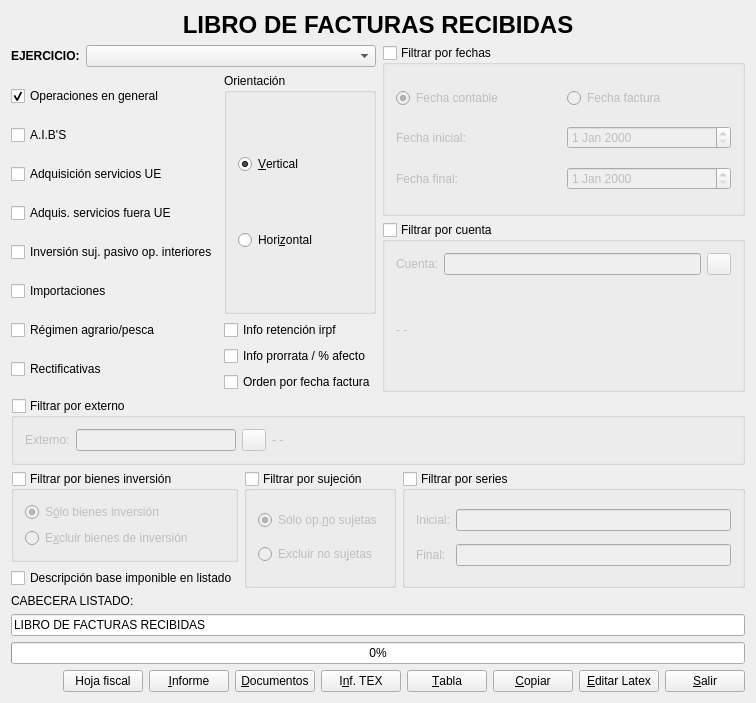
<?xml version="1.0" encoding="UTF-8"?>
<ui version="4.0">
 <author>José Manuel Díez Botella</author>
 <class>libro_recibidas</class>
 <widget class="QDialog" name="libro_recibidas">
  <property name="geometry">
   <rect>
    <x>0</x>
    <y>0</y>
    <width>756</width>
    <height>703</height>
   </rect>
  </property>
  <property name="windowTitle">
   <string>Libro de Facturas Recibidas</string>
  </property>
  <layout class="QVBoxLayout" name="verticalLayout_9">
   <item>
    <widget class="QLabel" name="label">
     <property name="font">
      <font>
       <pointsize>18</pointsize>
       <bold>true</bold>
      </font>
     </property>
     <property name="text">
      <string>LIBRO DE FACTURAS RECIBIDAS</string>
     </property>
     <property name="alignment">
      <set>Qt::AlignmentFlag::AlignCenter</set>
     </property>
    </widget>
   </item>
   <item>
    <layout class="QHBoxLayout" name="horizontalLayout_5">
     <item>
      <layout class="QVBoxLayout" name="verticalLayout_2">
       <item>
        <layout class="QHBoxLayout">
         <property name="spacing">
          <number>6</number>
         </property>
         <property name="leftMargin">
          <number>0</number>
         </property>
         <property name="topMargin">
          <number>0</number>
         </property>
         <property name="rightMargin">
          <number>0</number>
         </property>
         <property name="bottomMargin">
          <number>0</number>
         </property>
         <item>
          <widget class="QLabel" name="textLabel1">
           <property name="sizePolicy">
            <sizepolicy hsizetype="Fixed" vsizetype="Preferred">
             <horstretch>0</horstretch>
             <verstretch>0</verstretch>
            </sizepolicy>
           </property>
           <property name="text">
            <string>&lt;b&gt;EJERCICIO:&lt;/b&gt;</string>
           </property>
           <property name="wordWrap">
            <bool>false</bool>
           </property>
          </widget>
         </item>
         <item>
          <widget class="QComboBox" name="ejerciciocomboBox"/>
         </item>
        </layout>
       </item>
       <item>
        <layout class="QHBoxLayout" name="horizontalLayout">
         <item>
          <layout class="QVBoxLayout" name="verticalLayout">
           <item>
            <widget class="QCheckBox" name="interiorescheckBox">
             <property name="text">
              <string>Operaciones en general</string>
             </property>
             <property name="checked">
              <bool>true</bool>
             </property>
            </widget>
           </item>
           <item>
            <widget class="QCheckBox" name="aibcheckBox">
             <property name="text">
              <string>A.I.B'S</string>
             </property>
            </widget>
           </item>
           <item>
            <widget class="QCheckBox" name="autofacturascheckBox">
             <property name="text">
              <string>Adquisición servicios UE</string>
             </property>
            </widget>
           </item>
           <item>
            <widget class="QCheckBox" name="autofacturasnouecheckBox">
             <property name="text">
              <string>Adquis. servicios fuera UE</string>
             </property>
            </widget>
           </item>
           <item>
            <widget class="QCheckBox" name="isp_op_interiorescheckBox">
             <property name="text">
              <string>Inversión suj. pasivo op. interiores</string>
             </property>
            </widget>
           </item>
           <item>
            <widget class="QCheckBox" name="importacionescheckBox">
             <property name="text">
              <string>Importaciones</string>
             </property>
            </widget>
           </item>
           <item>
            <widget class="QCheckBox" name="agrariocheckBox">
             <property name="text">
              <string>Régimen agrario/pesca</string>
             </property>
            </widget>
           </item>
           <item>
            <widget class="QCheckBox" name="rectificativascheckBox">
             <property name="text">
              <string>Rectificativas</string>
             </property>
            </widget>
           </item>
          </layout>
         </item>
         <item>
          <layout class="QVBoxLayout">
           <item>
            <widget class="QGroupBox" name="groupBox">
             <property name="sizePolicy">
              <sizepolicy hsizetype="Preferred" vsizetype="Expanding">
               <horstretch>0</horstretch>
               <verstretch>0</verstretch>
              </sizepolicy>
             </property>
             <property name="title">
              <string>Orientación</string>
             </property>
             <layout class="QVBoxLayout">
              <item>
               <widget class="QRadioButton" name="verticalradioButton">
                <property name="text">
                 <string>&amp;Vertical</string>
                </property>
                <property name="checked">
                 <bool>true</bool>
                </property>
               </widget>
              </item>
              <item>
               <widget class="QRadioButton" name="horizontalradioButton">
                <property name="text">
                 <string>Hori&amp;zontal</string>
                </property>
               </widget>
              </item>
             </layout>
            </widget>
           </item>
           <item>
            <widget class="QCheckBox" name="info_ret_checkBox">
             <property name="text">
              <string>Info retención irpf</string>
             </property>
            </widget>
           </item>
           <item>
            <widget class="QCheckBox" name="prorratacheckBox">
             <property name="text">
              <string>Info prorrata / % afecto</string>
             </property>
            </widget>
           </item>
           <item>
            <widget class="QCheckBox" name="orden_fecha_faccheckBox">
             <property name="text">
              <string>Orden por fecha factura</string>
             </property>
            </widget>
           </item>
          </layout>
         </item>
        </layout>
       </item>
      </layout>
     </item>
     <item>
      <layout class="QVBoxLayout" name="verticalLayout_6">
       <item>
        <widget class="QGroupBox" name="fechasgroupBox">
         <property name="title">
          <string>Filtrar por fechas</string>
         </property>
         <property name="checkable">
          <bool>true</bool>
         </property>
         <property name="checked">
          <bool>false</bool>
         </property>
         <layout class="QVBoxLayout" name="verticalLayout_4">
          <item>
           <layout class="QHBoxLayout" name="horizontalLayout_4">
            <item>
             <widget class="QRadioButton" name="fcontableradioButton">
              <property name="text">
               <string>Fecha contable</string>
              </property>
              <property name="checked">
               <bool>true</bool>
              </property>
             </widget>
            </item>
            <item>
             <widget class="QRadioButton" name="ffacturaradioButton">
              <property name="text">
               <string>Fecha factura</string>
              </property>
             </widget>
            </item>
           </layout>
          </item>
          <item>
           <layout class="QHBoxLayout" name="horizontalLayout_2">
            <item>
             <widget class="QLabel" name="label_3">
              <property name="text">
               <string>Fecha inicial:</string>
              </property>
             </widget>
            </item>
            <item>
             <widget class="QDateEdit" name="inicialdateEdit"/>
            </item>
           </layout>
          </item>
          <item>
           <layout class="QHBoxLayout" name="horizontalLayout_3">
            <item>
             <widget class="QLabel" name="label_4">
              <property name="text">
               <string>Fecha final:</string>
              </property>
             </widget>
            </item>
            <item>
             <widget class="QDateEdit" name="finaldateEdit"/>
            </item>
           </layout>
          </item>
         </layout>
        </widget>
       </item>
       <item>
        <widget class="QGroupBox" name="cuentagroupBox">
         <property name="title">
          <string>Filtrar por cuenta</string>
         </property>
         <property name="checkable">
          <bool>true</bool>
         </property>
         <property name="checked">
          <bool>false</bool>
         </property>
         <layout class="QVBoxLayout" name="verticalLayout_8">
          <item>
           <layout class="QHBoxLayout" name="horizontalLayout_7">
            <item>
             <widget class="QLabel" name="label_7">
              <property name="text">
               <string>Cuenta:</string>
              </property>
             </widget>
            </item>
            <item>
             <widget class="QLineEdit" name="cuentalineEdit"/>
            </item>
            <item>
             <widget class="QPushButton" name="codigopushButton">
              <property name="maximumSize">
               <size>
                <width>24</width>
                <height>22</height>
               </size>
              </property>
              <property name="text">
               <string/>
              </property>
              <property name="icon">
               <iconset resource="keme.qrc">
                <normaloff>:/iconos/graf/viewer.xpm</normaloff>:/iconos/graf/viewer.xpm</iconset>
              </property>
             </widget>
            </item>
           </layout>
          </item>
          <item>
           <widget class="QLabel" name="descripcuentalabel">
            <property name="text">
             <string>- -</string>
            </property>
           </widget>
          </item>
         </layout>
        </widget>
       </item>
      </layout>
     </item>
    </layout>
   </item>
   <item>
    <widget class="QGroupBox" name="externo_groupBox">
     <property name="title">
      <string>Filtrar por externo</string>
     </property>
     <property name="checkable">
      <bool>true</bool>
     </property>
     <property name="checked">
      <bool>false</bool>
     </property>
     <layout class="QHBoxLayout" name="horizontalLayout_8">
      <item>
       <widget class="QLabel" name="label_8">
        <property name="text">
         <string>Externo:</string>
        </property>
       </widget>
      </item>
      <item>
       <widget class="QLineEdit" name="externo_lineEdit">
        <property name="maximumSize">
         <size>
          <width>160</width>
          <height>16777215</height>
         </size>
        </property>
       </widget>
      </item>
      <item>
       <widget class="QPushButton" name="externo_pushButton">
        <property name="maximumSize">
         <size>
          <width>24</width>
          <height>22</height>
         </size>
        </property>
        <property name="text">
         <string/>
        </property>
        <property name="icon">
         <iconset resource="keme.qrc">
          <normaloff>:/iconos/graf/viewer.xpm</normaloff>:/iconos/graf/viewer.xpm</iconset>
        </property>
       </widget>
      </item>
      <item>
       <widget class="QLabel" name="descrip_externo_label">
        <property name="sizePolicy">
         <sizepolicy hsizetype="Expanding" vsizetype="Preferred">
          <horstretch>0</horstretch>
          <verstretch>0</verstretch>
         </sizepolicy>
        </property>
        <property name="text">
         <string>- -</string>
        </property>
       </widget>
      </item>
     </layout>
    </widget>
   </item>
   <item>
    <layout class="QHBoxLayout" name="horizontalLayout_6">
     <item>
      <layout class="QVBoxLayout" name="verticalLayout_5">
       <item>
        <widget class="QGroupBox" name="binversiongroupBox">
         <property name="enabled">
          <bool>true</bool>
         </property>
         <property name="title">
          <string>Filtrar por bienes inversión</string>
         </property>
         <property name="checkable">
          <bool>true</bool>
         </property>
         <property name="checked">
          <bool>false</bool>
         </property>
         <layout class="QVBoxLayout" name="verticalLayout_3">
          <item>
           <widget class="QRadioButton" name="solobiradioButton">
            <property name="text">
             <string>S&amp;ólo bienes inversión</string>
            </property>
            <property name="checked">
             <bool>true</bool>
            </property>
           </widget>
          </item>
          <item>
           <widget class="QRadioButton" name="sinbiradioButton">
            <property name="text">
             <string>E&amp;xcluir bienes de inversión</string>
            </property>
           </widget>
          </item>
         </layout>
        </widget>
       </item>
       <item>
        <widget class="QCheckBox" name="bicheckBox">
         <property name="text">
          <string>Descripción base imponible en listado</string>
         </property>
        </widget>
       </item>
      </layout>
     </item>
     <item>
      <widget class="QGroupBox" name="sujeciongroupBox">
       <property name="title">
        <string>Filtrar por sujeción</string>
       </property>
       <property name="checkable">
        <bool>true</bool>
       </property>
       <property name="checked">
        <bool>false</bool>
       </property>
       <layout class="QVBoxLayout" name="verticalLayout_7">
        <item>
         <widget class="QRadioButton" name="solonosujetasradioButton">
          <property name="text">
           <string>Sólo op.&amp;no sujetas</string>
          </property>
          <property name="checked">
           <bool>true</bool>
          </property>
         </widget>
        </item>
        <item>
         <widget class="QRadioButton" name="excluirnosujetasradioButton">
          <property name="text">
           <string>Excluir no su&amp;jetas</string>
          </property>
         </widget>
        </item>
       </layout>
      </widget>
     </item>
     <item>
      <widget class="QGroupBox" name="seriesgroupBox">
       <property name="title">
        <string>Filtrar por series</string>
       </property>
       <property name="checkable">
        <bool>true</bool>
       </property>
       <property name="checked">
        <bool>false</bool>
       </property>
       <layout class="QGridLayout" name="gridLayout">
        <item row="0" column="0">
         <widget class="QLabel" name="label_5">
          <property name="text">
           <string>Inicial:</string>
          </property>
         </widget>
        </item>
        <item row="0" column="1">
         <widget class="QLineEdit" name="serieiniciallineEdit"/>
        </item>
        <item row="1" column="0">
         <widget class="QLabel" name="label_6">
          <property name="text">
           <string>Final:</string>
          </property>
         </widget>
        </item>
        <item row="1" column="1">
         <widget class="QLineEdit" name="seriefinallineEdit"/>
        </item>
       </layout>
      </widget>
     </item>
    </layout>
   </item>
   <item>
    <layout class="QVBoxLayout">
     <item>
      <widget class="QLabel" name="label_2">
       <property name="text">
        <string>CABECERA LISTADO:</string>
       </property>
      </widget>
     </item>
     <item>
      <widget class="QLineEdit" name="cabeceralineEdit">
       <property name="text">
        <string>LIBRO DE FACTURAS RECIBIDAS</string>
       </property>
      </widget>
     </item>
    </layout>
   </item>
   <item>
    <widget class="QProgressBar" name="progressBar">
     <property name="value">
      <number>0</number>
     </property>
     <property name="orientation">
      <enum>Qt::Orientation::Horizontal</enum>
     </property>
    </widget>
   </item>
   <item>
    <layout class="QHBoxLayout">
     <item>
      <spacer name="horizontalSpacer">
       <property name="orientation">
        <enum>Qt::Orientation::Horizontal</enum>
       </property>
       <property name="sizeHint" stdset="0">
        <size>
         <width>40</width>
         <height>20</height>
        </size>
       </property>
      </spacer>
     </item>
     <item>
      <widget class="QPushButton" name="hoja_pushButton">
       <property name="text">
        <string>Hoja fiscal</string>
       </property>
       <property name="icon">
        <iconset resource="keme.qrc">
         <normaloff>:/iconos/graf/view_choose.png</normaloff>:/iconos/graf/view_choose.png</iconset>
       </property>
      </widget>
     </item>
     <item>
      <widget class="QPushButton" name="imprimirpushButton">
       <property name="text">
        <string>&amp;Informe</string>
       </property>
       <property name="icon">
        <iconset resource="keme.qrc">
         <normaloff>:/iconos/graf/printer.png</normaloff>:/iconos/graf/printer.png</iconset>
       </property>
       <property name="shortcut">
        <string>Alt+I</string>
       </property>
      </widget>
     </item>
     <item>
      <widget class="QPushButton" name="documentos_pushButton">
       <property name="text">
        <string>&amp;Documentos</string>
       </property>
       <property name="icon">
        <iconset resource="keme.qrc">
         <normaloff>:/iconos/graf/system-file-manager.png</normaloff>:/iconos/graf/system-file-manager.png</iconset>
       </property>
      </widget>
     </item>
     <item>
      <widget class="QPushButton" name="consultarpushButton">
       <property name="text">
        <string>I&amp;nf. TEX</string>
       </property>
       <property name="icon">
        <iconset resource="keme.qrc">
         <normaloff>:/iconos/graf/tex.png</normaloff>:/iconos/graf/tex.png</iconset>
       </property>
       <property name="shortcut">
        <string>Alt+C</string>
       </property>
      </widget>
     </item>
     <item>
      <widget class="QPushButton" name="tablapushButton">
       <property name="text">
        <string>&amp;Tabla</string>
       </property>
       <property name="icon">
        <iconset resource="keme.qrc">
         <normaloff>:/iconos/graf/pad.png</normaloff>:/iconos/graf/pad.png</iconset>
       </property>
      </widget>
     </item>
     <item>
      <widget class="QPushButton" name="copiarpushButton">
       <property name="text">
        <string>&amp;Copiar</string>
       </property>
       <property name="icon">
        <iconset resource="keme.qrc">
         <normaloff>:/iconos/graf/Copy.png</normaloff>:/iconos/graf/Copy.png</iconset>
       </property>
      </widget>
     </item>
     <item>
      <widget class="QPushButton" name="latexpushButton">
       <property name="text">
        <string>&amp;Editar Latex</string>
       </property>
       <property name="icon">
        <iconset resource="keme.qrc">
         <normaloff>:/iconos/graf/tex2.png</normaloff>:/iconos/graf/tex2.png</iconset>
       </property>
      </widget>
     </item>
     <item>
      <widget class="QPushButton" name="salirpushButton">
       <property name="text">
        <string>&amp;Salir</string>
       </property>
       <property name="icon">
        <iconset resource="keme.qrc">
         <normaloff>:/iconos/graf/application-exit.png</normaloff>:/iconos/graf/application-exit.png</iconset>
       </property>
       <property name="shortcut">
        <string>Alt+S</string>
       </property>
      </widget>
     </item>
    </layout>
   </item>
  </layout>
 </widget>
 <layoutdefault spacing="6" margin="11"/>
 <tabstops>
  <tabstop>ejerciciocomboBox</tabstop>
  <tabstop>fechasgroupBox</tabstop>
  <tabstop>interiorescheckBox</tabstop>
  <tabstop>aibcheckBox</tabstop>
  <tabstop>autofacturascheckBox</tabstop>
  <tabstop>autofacturasnouecheckBox</tabstop>
  <tabstop>isp_op_interiorescheckBox</tabstop>
  <tabstop>importacionescheckBox</tabstop>
  <tabstop>agrariocheckBox</tabstop>
  <tabstop>rectificativascheckBox</tabstop>
  <tabstop>verticalradioButton</tabstop>
  <tabstop>horizontalradioButton</tabstop>
  <tabstop>prorratacheckBox</tabstop>
  <tabstop>orden_fecha_faccheckBox</tabstop>
  <tabstop>fcontableradioButton</tabstop>
  <tabstop>ffacturaradioButton</tabstop>
  <tabstop>inicialdateEdit</tabstop>
  <tabstop>finaldateEdit</tabstop>
  <tabstop>cuentagroupBox</tabstop>
  <tabstop>cuentalineEdit</tabstop>
  <tabstop>codigopushButton</tabstop>
  <tabstop>externo_groupBox</tabstop>
  <tabstop>externo_lineEdit</tabstop>
  <tabstop>externo_pushButton</tabstop>
  <tabstop>binversiongroupBox</tabstop>
  <tabstop>solobiradioButton</tabstop>
  <tabstop>sinbiradioButton</tabstop>
  <tabstop>sujeciongroupBox</tabstop>
  <tabstop>solonosujetasradioButton</tabstop>
  <tabstop>excluirnosujetasradioButton</tabstop>
  <tabstop>seriesgroupBox</tabstop>
  <tabstop>serieiniciallineEdit</tabstop>
  <tabstop>seriefinallineEdit</tabstop>
  <tabstop>bicheckBox</tabstop>
  <tabstop>cabeceralineEdit</tabstop>
  <tabstop>imprimirpushButton</tabstop>
  <tabstop>documentos_pushButton</tabstop>
  <tabstop>consultarpushButton</tabstop>
  <tabstop>tablapushButton</tabstop>
  <tabstop>copiarpushButton</tabstop>
  <tabstop>latexpushButton</tabstop>
  <tabstop>salirpushButton</tabstop>
 </tabstops>
 <resources>
  <include location="keme.qrc"/>
 </resources>
 <connections>
  <connection>
   <sender>salirpushButton</sender>
   <signal>clicked()</signal>
   <receiver>libro_recibidas</receiver>
   <slot>accept()</slot>
   <hints>
    <hint type="sourcelabel">
     <x>20</x>
     <y>20</y>
    </hint>
    <hint type="destinationlabel">
     <x>20</x>
     <y>20</y>
    </hint>
   </hints>
  </connection>
 </connections>
</ui>
